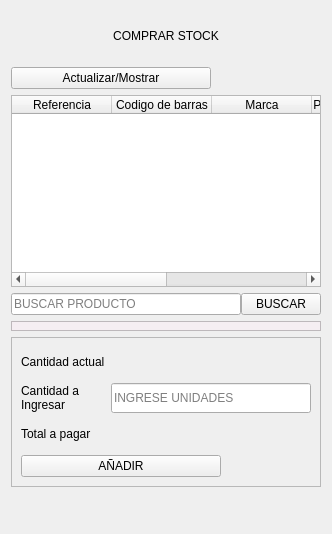
               <widget class="QWidget" name="comprar_stock_pagina">
                <layout class="QVBoxLayout" name="verticalLayout_20">
                 <item>
                  <widget class="QLabel" name="comprar_stock_label">
                   <property name="minimumSize">
                    <size>
                     <width>0</width>
                     <height>50</height>
                    </size>
                   </property>
                   <property name="text">
                    <string>COMPRAR STOCK</string>
                   </property>
                   <property name="alignment">
                    <set>Qt::AlignCenter</set>
                   </property>
                  </widget>
                 </item>
                 <item>
                  <widget class="QPushButton" name="pushButton_verStock">
                   <property name="maximumSize">
                    <size>
                     <width>200</width>
                     <height>16777215</height>
                    </size>
                   </property>
                   <property name="text">
                    <string>Actualizar/Mostrar</string>
                   </property>
                   <property name="icon">
                    <iconset>
                     <normaloff>../../../recursos/images/reload.png</normaloff>../../../recursos/images/reload.png</iconset>
                   </property>
                  </widget>
                 </item>
                 <item>
                  <widget class="QTableWidget" name="tableWidget_comprarStock">
                   <property name="editTriggers">
                    <set>QAbstractItemView::NoEditTriggers</set>
                   </property>
                   <column>
                    <property name="text">
                     <string>Referencia</string>
                    </property>
                   </column>
                   <column>
                    <property name="text">
                     <string>Codigo de barras</string>
                    </property>
                   </column>
                   <column>
                    <property name="text">
                     <string>Marca</string>
                    </property>
                   </column>
                   <column>
                    <property name="text">
                     <string>Precio adquisición</string>
                    </property>
                   </column>
                   <column>
                    <property name="text">
                     <string>Precio venta</string>
                    </property>
                   </column>
                   <column>
                    <property name="text">
                     <string>Unidades actuales</string>
                    </property>
                   </column>
                  </widget>
                 </item>
                 <item>
                  <layout class="QVBoxLayout" name="verticalLayout_19">
                   <item>
                    <layout class="QHBoxLayout" name="horizontalLayout_11">
                     <property name="spacing">
                      <number>0</number>
                     </property>
                     <property name="sizeConstraint">
                      <enum>QLayout::SetMinimumSize</enum>
                     </property>
                     <item>
                      <widget class="QLineEdit" name="buy_buscar_producto_lineEdit">
                       <property name="maximumSize">
                        <size>
                         <width>16777215</width>
                         <height>40</height>
                        </size>
                       </property>
                       <property name="placeholderText">
                        <string>BUSCAR PRODUCTO</string>
                       </property>
                      </widget>
                     </item>
                     <item>
                      <widget class="QPushButton" name="buy_buscar_boton">
                       <property name="maximumSize">
                        <size>
                         <width>16777215</width>
                         <height>40</height>
                        </size>
                       </property>
                       <property name="text">
                        <string>BUSCAR</string>
                       </property>
                       <property name="icon">
                        <iconset>
                         <normaloff>../../../recursos/images/store-search.png</normaloff>../../../recursos/images/store-search.png</iconset>
                       </property>
                       <property name="iconSize">
                        <size>
                         <width>25</width>
                         <height>25</height>
                        </size>
                       </property>
                      </widget>
                     </item>
                    </layout>
                   </item>
                  </layout>
                 </item>
                 <item>
                  <widget class="QListView" name="listView_comprarStock">
                   <property name="maximumSize">
                    <size>
                     <width>16777215</width>
                     <height>10</height>
                    </size>
                   </property>
                   <property name="styleSheet">
                    <string notr="true">QListView {
    background-color: #f5eef2; /* Fondo */
}

QListView::item {
    border-bottom: 1px solid #e4acd0; /* Borde inferior de cada elemento */
    padding: 5px; /* Espaciado interno */
    font-size: 14px; /* Tamaño de la fuente */
}

QListView::item:selected {
    background-color: #dc84bc; /* Color de fondo al seleccionar */
    color: #ffffff; /* Color de texto al seleccionar */
}</string>
                   </property>
                  </widget>
                 </item>
                 <item>
                  <widget class="QFrame" name="frame_formulario_comprar_stock">
                   <property name="frameShape">
                    <enum>QFrame::StyledPanel</enum>
                   </property>
                   <property name="frameShadow">
                    <enum>QFrame::Raised</enum>
                   </property>
                   <layout class="QVBoxLayout" name="verticalLayout_14">
                    <item>
                     <layout class="QHBoxLayout" name="horizontalLayout_8">
                      <item>
                       <layout class="QVBoxLayout" name="verticalLayout_12">
                        <item>
                         <widget class="QLabel" name="buy_cantidad_actual_label">
                          <property name="text">
                           <string>Cantidad actual</string>
                          </property>
                         </widget>
                        </item>
                        <item>
                         <widget class="QLabel" name="buy_cantidad_ingresar_label">
                          <property name="text">
                           <string>Cantidad a
Ingresar</string>
                          </property>
                         </widget>
                        </item>
                        <item>
                         <widget class="QLabel" name="buy_total_pagar_label">
                          <property name="text">
                           <string>Total a pagar</string>
                          </property>
                         </widget>
                        </item>
                       </layout>
                      </item>
                      <item>
                       <layout class="QVBoxLayout" name="verticalLayout_13">
                        <item>
                         <widget class="QLabel" name="buy_cantidad_actual_label_2">
                          <property name="minimumSize">
                           <size>
                            <width>200</width>
                            <height>30</height>
                           </size>
                          </property>
                          <property name="text">
                           <string/>
                          </property>
                          <property name="alignment">
                           <set>Qt::AlignCenter</set>
                          </property>
                         </widget>
                        </item>
                        <item>
                         <widget class="QLineEdit" name="buy_cantidad_ingresar_lineEdit">
                          <property name="minimumSize">
                           <size>
                            <width>200</width>
                            <height>30</height>
                           </size>
                          </property>
                          <property name="placeholderText">
                           <string>INGRESE UNIDADES</string>
                          </property>
                         </widget>
                        </item>
                        <item>
                         <widget class="QLabel" name="buy_aviso_total_pagar_label">
                          <property name="minimumSize">
                           <size>
                            <width>200</width>
                            <height>30</height>
                           </size>
                          </property>
                          <property name="text">
                           <string/>
                          </property>
                          <property name="scaledContents">
                           <bool>true</bool>
                          </property>
                          <property name="alignment">
                           <set>Qt::AlignCenter</set>
                          </property>
                         </widget>
                        </item>
                       </layout>
                      </item>
                     </layout>
                    </item>
                    <item>
                     <widget class="QPushButton" name="buy_add_boton">
                      <property name="maximumSize">
                       <size>
                        <width>200</width>
                        <height>16777215</height>
                       </size>
                      </property>
                      <property name="text">
                       <string>AÑADIR</string>
                      </property>
                      <property name="icon">
                       <iconset>
                        <normaloff>../../../recursos/images/basket-unfill.png</normaloff>../../../recursos/images/basket-unfill.png</iconset>
                      </property>
                      <property name="iconSize">
                       <size>
                        <width>25</width>
                        <height>25</height>
                       </size>
                      </property>
                     </widget>
                    </item>
                   </layout>
                  </widget>
                 </item>
                 <item>
                  <layout class="QHBoxLayout" name="horizontalLayout_14">
                   <item>
                    <widget class="QLabel" name="buy_aviso_label">
                     <property name="minimumSize">
                      <size>
                       <width>200</width>
                       <height>30</height>
                      </size>
                     </property>
                     <property name="text">
                      <string/>
                     </property>
                    </widget>
                   </item>
                   <item>
                    <spacer name="horizontalSpacer_6">
                     <property name="orientation">
                      <enum>Qt::Horizontal</enum>
                     </property>
                     <property name="sizeHint" stdset="0">
                      <size>
                       <width>40</width>
                       <height>20</height>
                      </size>
                     </property>
                    </spacer>
                   </item>
                  </layout>
                 </item>
                </layout>
               </widget>
